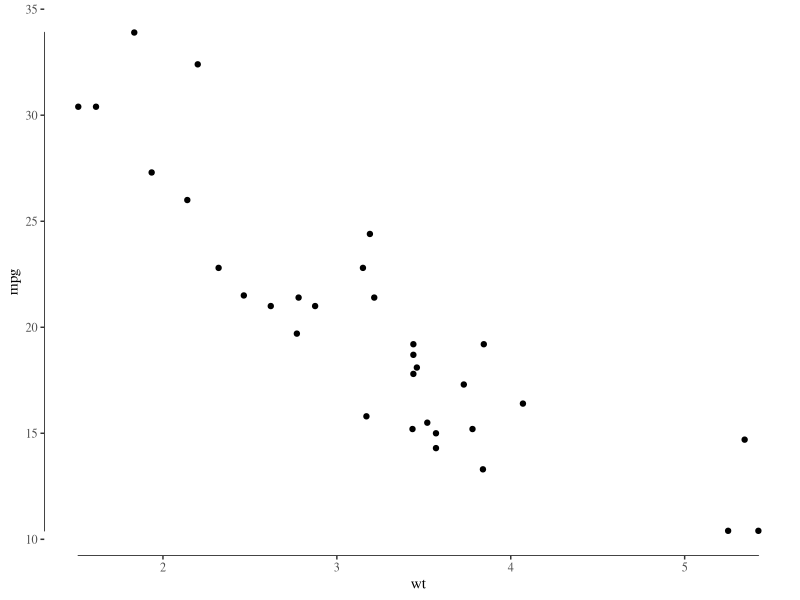
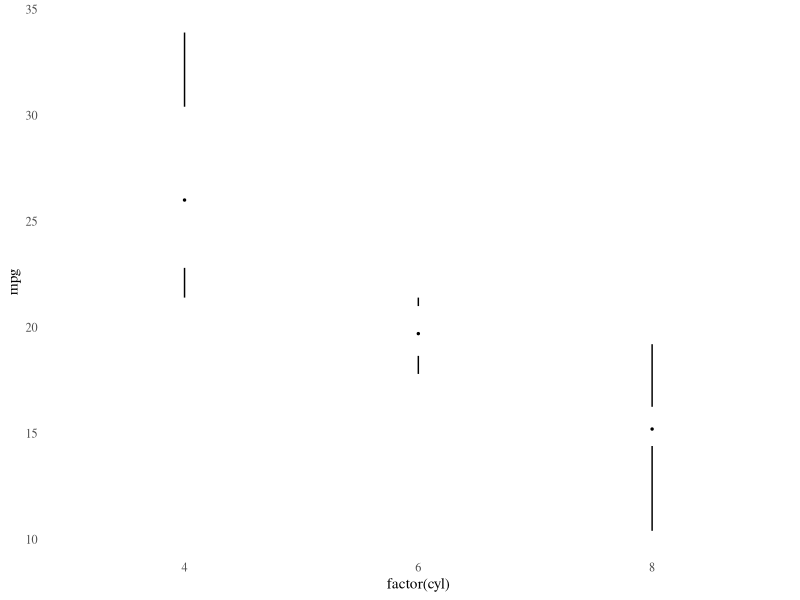
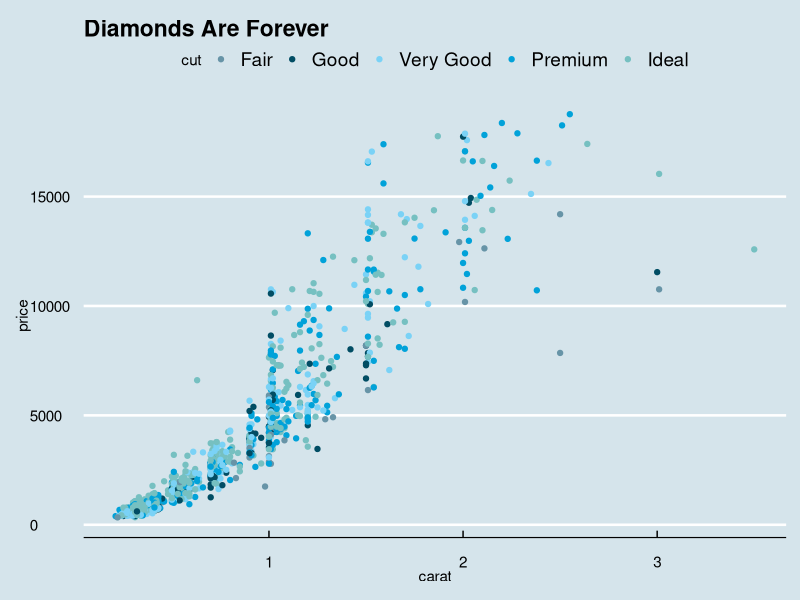
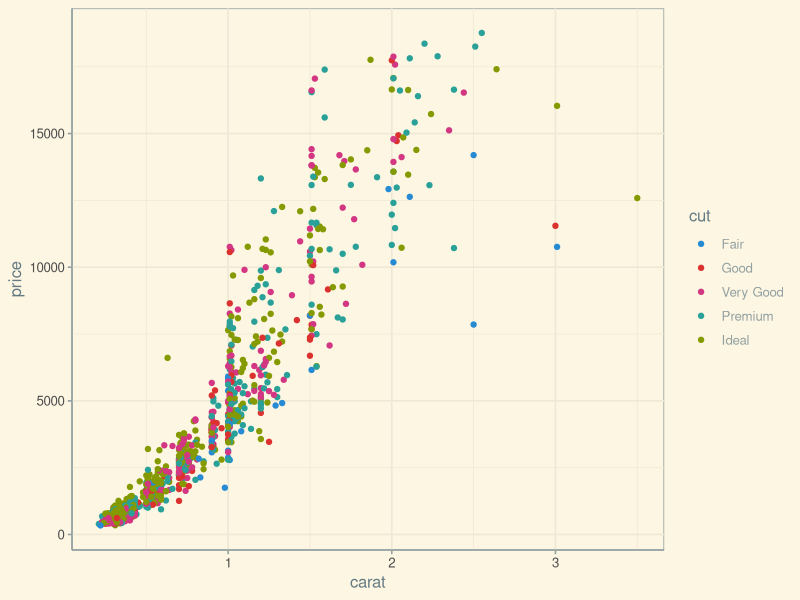
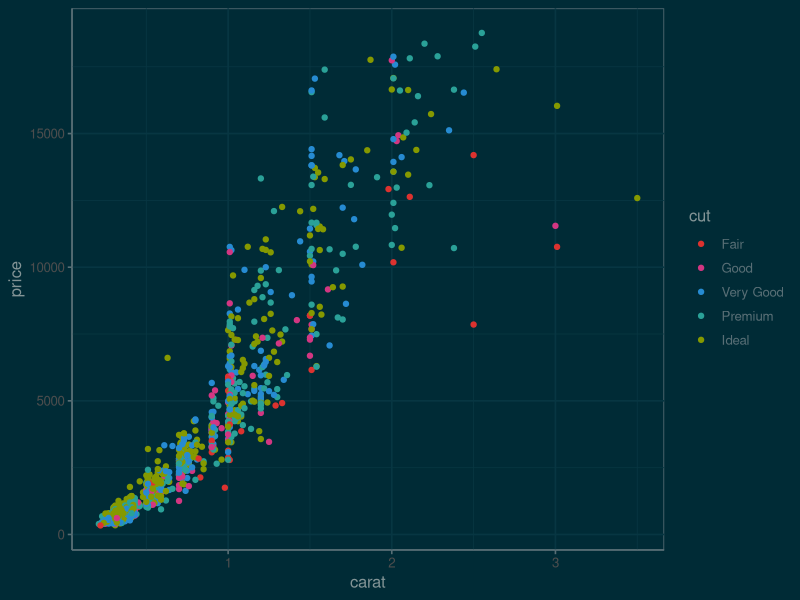
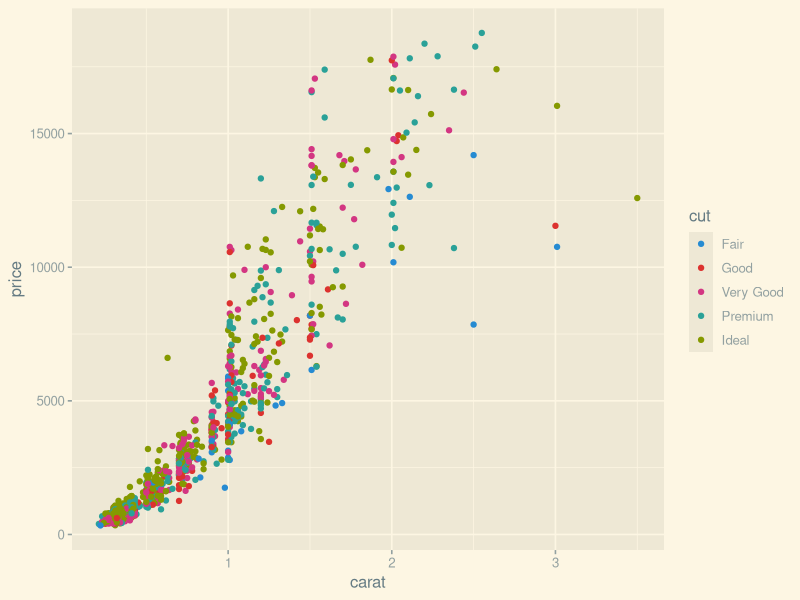
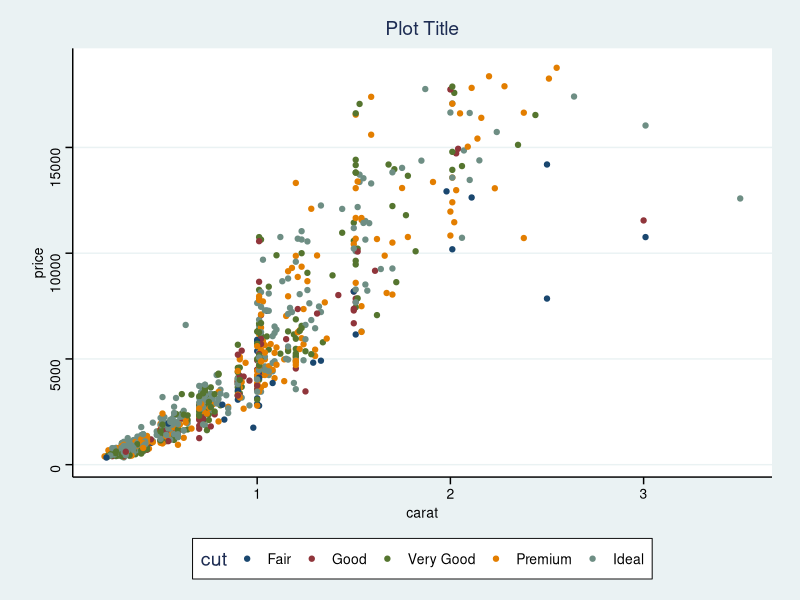
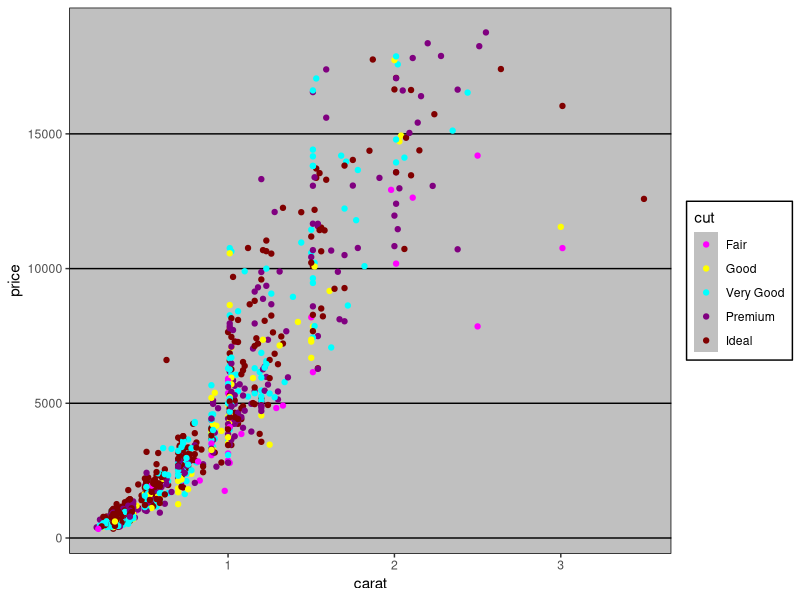

Reproduce these figures in R, in order. (Note: this script raises an error after producing the figures.)
## ---- chunk 1
library("ggplot2")
library("ggthemes")
dsamp <- diamonds[sample(nrow(diamonds), 1000), ]
## ---- chunk 2
(ggplot(mtcars, aes(wt, mpg))
  + geom_point() + geom_rangeframe()
  + theme_tufte())
## ---- chunk 3
(ggplot(mtcars, aes(factor(cyl), mpg)) 
 + theme_tufte(ticks=FALSE)
 + geom_tufteboxplot())
## ---- chunk 4
(qplot(carat, price, data=dsamp, colour=cut)
 + theme_economist()
 + scale_colour_economist()
 + ggtitle("Diamonds Are Forever"))
## ---- chunk 5
(qplot(carat, price, data=dsamp, colour=cut)
                             + theme_solarized()
                             + scale_colour_solarized("blue"))
## ---- chunk 6
(qplot(carat, price, data=dsamp, colour=cut)
                             + theme_solarized(light=FALSE)
                             + scale_colour_solarized("red"))
## ---- chunk 7
(qplot(carat, price, data=dsamp, colour=cut)
                             + theme_solarized_2()
                             + scale_colour_solarized("blue"))
## ---- chunk 8
(qplot(carat, price, data=dsamp, colour=cut)
                             + theme_stata() 
                             + scale_colour_stata()
                             + ggtitle("Plot Title"))
## ---- chunk 9
(qplot(carat, price, data=dsamp, colour=cut)
 + theme_excel() 
 + scale_colour_excel())

## ---- chunk 10
(ggplot(diamonds, aes(clarity, fill=cut)) 
 + geom_bar()
 + scale_fill_excel()
 + theme_excel())
## ---- chunk 11
(qplot(carat, price, data=dsamp, colour=cut)
 + theme_igray())
## ---- chunk 12
(qplot(hp, mpg, data= subset(mtcars, cyl != 5), geom="point", color = factor(cyl))
 + geom_smooth(method = "lm", se = FALSE)
 + scale_color_fivethirtyeight()
 + theme_fivethirtyeight())
## ---- chunk 13
(qplot(carat, price, data=dsamp, colour=cut)
 + theme_igray()
 + scale_colour_tableau())
## ---- chunk 14
(qplot(carat, price, data=dsamp, colour=cut)
 + theme_igray()
 + scale_colour_tableau("colorblind10"))
## ---- chunk 15
(qplot(carat, price, data=dsamp, colour=cut)
 + theme_few()
 + scale_colour_few())
## ---- chunk 16
(qplot(carat, price, data=dsamp, colour=cut)
 + theme_wsj()
 + scale_colour_wsj("colors6", "")
 + ggtitle("Diamond Prices"))
## ---- chunk 17
(qplot(carat, price, data=dsamp, colour=clarity)
 + theme_gdocs()
 + ggtitle("Diamonds")
 + scale_color_gdocs())
## ---- chunk 18
(qplot(carat, price, data=dsamp, colour=clarity)
 + theme_calc()
 + ggtitle("Diamonds")
 + scale_color_calc())
## ---- chunk 19
(qplot(carat, price, data = dsamp, colour = clarity)
 + theme_pander()
 + scale_colour_pander())
## ---- chunk 20
(ggplot(dsamp, aes(clarity, fill = cut)) + geom_bar()
  + theme_pander()
  + scale_fill_pander())
## ---- chunk 21
(qplot(carat, price, data = dsamp, colour = cut)
 + theme_hc()
 + scale_colour_hc()
 + ggtitle("Diamonds Are Forever"))
## ---- chunk 22
(qplot(carat, price, data = dsamp, colour = cut)
 + theme_hc(bgcolor = "darkunica")
 + scale_colour_hc("darkunica")
 + ggtitle("Diamonds Are Forever"))
## ---- chunk 23
dtemp <- data.frame(months = factor(rep(substr(month.name,1,3), 4), levels = substr(month.name,1,3)),
                    city = rep(c("Tokyo", "New York", "Berlin", "London"), each = 12),
                    temp = c(7.0, 6.9, 9.5, 14.5, 18.2, 21.5, 25.2, 26.5, 23.3, 18.3, 13.9, 9.6,
                             -0.2, 0.8, 5.7, 11.3, 17.0, 22.0, 24.8, 24.1, 20.1, 14.1, 8.6, 2.5,
                             -0.9, 0.6, 3.5, 8.4, 13.5, 17.0, 18.6, 17.9, 14.3, 9.0, 3.9, 1.0,
                             3.9, 4.2, 5.7, 8.5, 11.9, 15.2, 17.0, 16.6, 14.2, 10.3, 6.6, 4.8))
## ---- chunk 24
qplot(months, temp, data=dtemp, group=city, color=city, geom="line") +
  geom_point(size=1.1) + 
  ggtitle("Monthly Average Temperature") +
  theme_hc() +
  scale_colour_hc()
## ---- chunk 25
qplot(months, temp, data=dtemp, group=city, color=city, geom="line") +
  geom_point(size=1.1) + 
  ggtitle("Monthly Average Temperature") +
  theme_hc(bgcolor = "darkunica") +
  scale_fill_hc("darkunica")
## ---- chunk 26
library("maps")
us <- fortify(map_data("state"), region = "region")
(ggplot()
  + geom_map(data  =  us, map = us,
             aes(x = long, y = lat, map_id = region, group = group),
             fill = "white", color = "black", size = 0.25)
  + coord_map("albers", lat0 = 39, lat1 = 45)
  + theme_map()
  )
